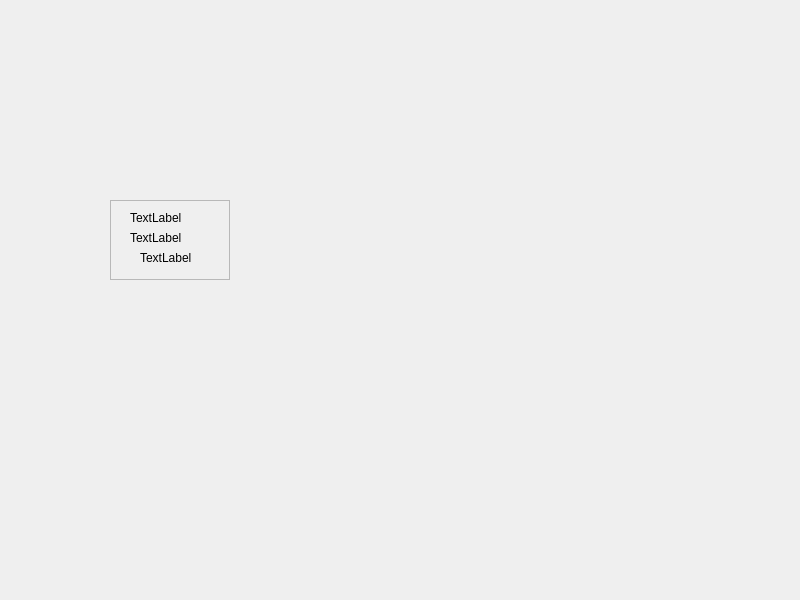
<?xml version="1.0" encoding="UTF-8"?>
<ui version="4.0">
 <class>LoadingView</class>
 <widget class="QMainWindow" name="LoadingView">
  <property name="geometry">
   <rect>
    <x>0</x>
    <y>0</y>
    <width>800</width>
    <height>600</height>
   </rect>
  </property>
  <property name="windowTitle">
   <string>MainWindow</string>
  </property>
  <widget class="QWidget" name="centralwidget">
   <widget class="QFrame" name="frame">
    <property name="geometry">
     <rect>
      <x>110</x>
      <y>200</y>
      <width>120</width>
      <height>80</height>
     </rect>
    </property>
    <property name="frameShape">
     <enum>QFrame::StyledPanel</enum>
    </property>
    <property name="frameShadow">
     <enum>QFrame::Raised</enum>
    </property>
    <widget class="QLabel" name="logoLabel">
     <property name="geometry">
      <rect>
       <x>20</x>
       <y>30</y>
       <width>59</width>
       <height>16</height>
      </rect>
     </property>
     <property name="text">
      <string>TextLabel</string>
     </property>
    </widget>
    <widget class="QLabel" name="infoLabel">
     <property name="geometry">
      <rect>
       <x>20</x>
       <y>10</y>
       <width>59</width>
       <height>16</height>
      </rect>
     </property>
     <property name="text">
      <string>TextLabel</string>
     </property>
    </widget>
    <widget class="QLabel" name="nameLabel">
     <property name="geometry">
      <rect>
       <x>30</x>
       <y>50</y>
       <width>59</width>
       <height>16</height>
      </rect>
     </property>
     <property name="text">
      <string>TextLabel</string>
     </property>
    </widget>
   </widget>
  </widget>
 </widget>
 <resources/>
 <connections/>
</ui>
